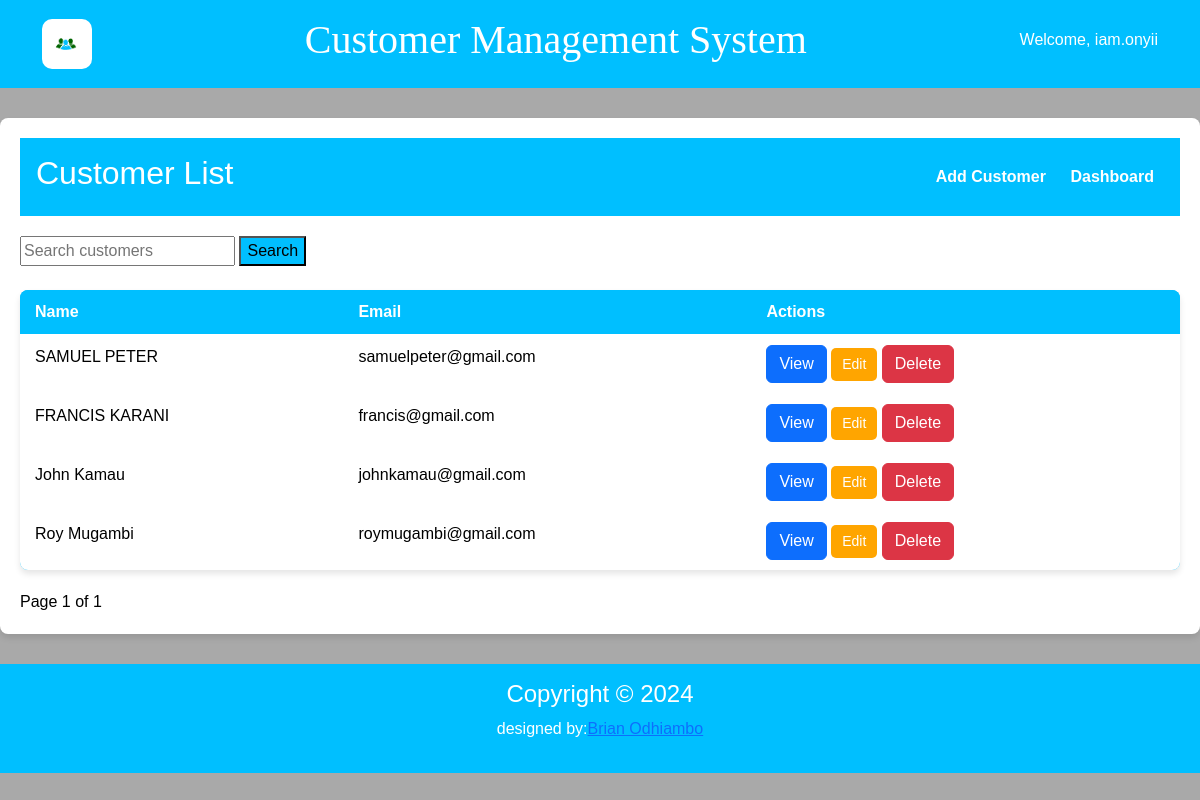
/customer_list/ (signed in), run on the app's committed database.
### accounts/models.py (models this page shows)
class CustomUser(AbstractUser):
    bio = models.TextField(null=True, blank=True)

### customer/models.py (models this page shows, shortened)
class Customer(models.Model):
    name = models.CharField(max_length=250)
    email = models.EmailField(unique=True)
    phone = models.CharField(max_length=15)
    address = models.TextField(max_length=100)
    created_at = models.DateTimeField(auto_now_add=True)

### customer/views.py (the view)
# urls.py: path('customer_list/',views.customer_list,name='customer_list'),
@login_required(login_url='login')
def customer_list(request):
    query = request.GET.get('q')
    customers = Customer.objects.all()
    if query:
        customers = customers.filter(
            Q(name__icontains=query) |  # Search by name (case-insensitive)
            Q(email__icontains=query) |  # Search by email
            Q(phone__icontains=query)  # Search by phone number
        )
    paginator = Paginator(customers, 10)
    page = request.GET.get('page')  # Get the current page number from the request
    try:
        customers = paginator.page(page)
    except PageNotAnInteger:
        customers = paginator.page(1)
    except EmptyPage:
        customers = paginator.page(paginator.num_pages)
    return render(request, 'customer/customer_list.html', {'customers' : customers})

### customer/templates/customer/customer_list.html (shortened to what this page needs)
{% extends 'customer/base.html' %}
{% block content %}
<div class="dashboard-container">
    <header class="dashboard-header">
        <h2>Customer List</h2>
        <nav>
            <a href="{% url 'customer_add' %}">Add Customer</a>
            <a href="{% url 'dashboard' %}">Dashboard</a>
        </nav>
    </header>
    <form method="get" action="{% url 'customer_list' %}" class="search-form">
        <input type="text" name="q" placeholder="Search customers" value="{{ query }}" class="search-input">
        <button type="submit" class="search-button" style="background-color: deepskyblue">Search</button>
    </form>
    <br>
    <table class="table">
        <thead>
        <tr>
            <th>Name</th>
            <th>Email</th>
            <th>Actions</th>
        </tr>
        </thead>
        <tbody>
        {% for customer in customers %}
        <tr>
            <td>{{ customer.name }}</td>
            <td>{{ customer.email }}</td>
            <td>
                <a class="btn btn-primary" href="{% url 'customer_detail' customer.id %}">View</a>
                <a class="btn update-btn" href="{% url 'customer_edit' customer.id %}">Edit</a>
                <a class="btn btn-danger" href="{% url 'customer_delete' customer.id %}">Delete</a>
            </td>
        </tr>
        {% empty %}
        <tr>
            <td colspan="3">No customers found.</td>
        </tr>
        {% endfor %}
        </tbody>
    </table>
<div class="pagination">
    <span class="step-links">
        <span class="current">
            Page {{ customers.number }} of {{ customers.paginator.num_pages }}
        </span>
    </span>
</div>
    {% endblock %}

### customer/templates/customer/base.html (shortened to what this page needs)
<!DOCTYPE html>
<html lang="en">
<head>
    <link href="https://cdn.jsdelivr.net/npm/bootstrap@5.3.3/dist/css/bootstrap.min.css" rel="stylesheet"
>
    {% load static %}
    <link rel="stylesheet" type="text/css" href="{% static 'css/style.css' %}">
</head>
<body>
<div class="grid-container">
    <div id="NavbarDiv">
        <header>
            <div class="container d-flex align-items-center justify-content-between">
                <a href="{% url 'dashboard' %}">
                    <img src="{% static 'assets/customer.png' %}" alt="Logo" class="img-fluid"
                         style="max-height: 50px;border-radius: 10px;">
                </a>
                <h1 style="font-family: Algerian">Customer Management System</h1>
                <h6>Welcome, {{user.username}}</h6>
            </div>
        </header>
    </div>
    <div id="ContentDiv">
        {% block content %}
        {% endblock %}
    </div>
</div>
<div id="FooterDiv">
    <footer>
        <h4>Copyright © 2024</h4>
        <p>designed by:<a href="mailto:brianonyango879@gmail.com">Brian Odhiambo</a></p>
    </footer>
</div>
</body>
</html>

### static/css/style.css (style rules this page uses)
body { font-family: Arial, sans-serif; margin: 0; padding: 0; background-color: darkgray; color: black; overflow-x: auto; }
.dashboard-container { max-width: 1200px; margin: 20px auto; padding: 20px; background: white; border-radius: 8px; box-shadow: 0 4px 6px rgba(0, 0, 0, 0.1); }
.dashboard-header { display: flex; justify-content: space-between; align-items: center; margin-bottom: 20px; }
.dashboard-header nav a { margin: 0 10px; text-decoration: none; color: white; font-weight: bold; }
.table { width: 100%; border-collapse: collapse; margin-bottom: 20px; background: deepskyblue; border-radius: 8px; overflow: hidden; box-shadow: 0 4px 6px rgba(0, 0, 0, 0.1); }
.table th, .table td { padding: 10px 15px; text-align: left; border-bottom: 1px solid white; }
.table th { background: deepskyblue; color: white; }
.table tr:last-child td { border-bottom: none; }
.view-btn, .update-btn { display: inline-block; padding: 5px 10px; background: maroon; color: white; text-decoration: none; border-radius: 5px; font-size: 14px; text-align: center; }
.update-btn { background-color: orange; color: white; }
.grid-container { display: grid; grid-gap: 10px; grid-template-areas: 'nd nd nd nd nd nd nd nd' 'cd cd cd cd cd cd cd cd' 'fd fd fd fd fd fd fd fd'; }
#NavbarDiv { grid-area: nd; }
#ContentDiv { grid-area: cd; }
#FooterDiv { grid-area: fd; }

### customer/templates/customer/base.html (style rules this page uses)
body { font-family: Arial, sans-serif; margin: 0; padding: 0; }
header { background: deepskyblue; color: white; padding: 1rem; text-align: center; }
footer { background: deepskyblue; color: white; padding: 1rem; text-align: center; }

### data on the page
CustomUser: username "iam.onyii"
Customer: name "SAMUEL PETER", email "samuelpeter@gmail.com"
Customer: name "FRANCIS KARANI", email "francis@gmail.com"
Customer: name "John Kamau", email "johnkamau@gmail.com"
Customer: name "Roy Mugambi", email "roymugambi@gmail.com"

### other printed values
{{ customers.number }} "1"
{{ customers.paginator.num_pages }} "1"
